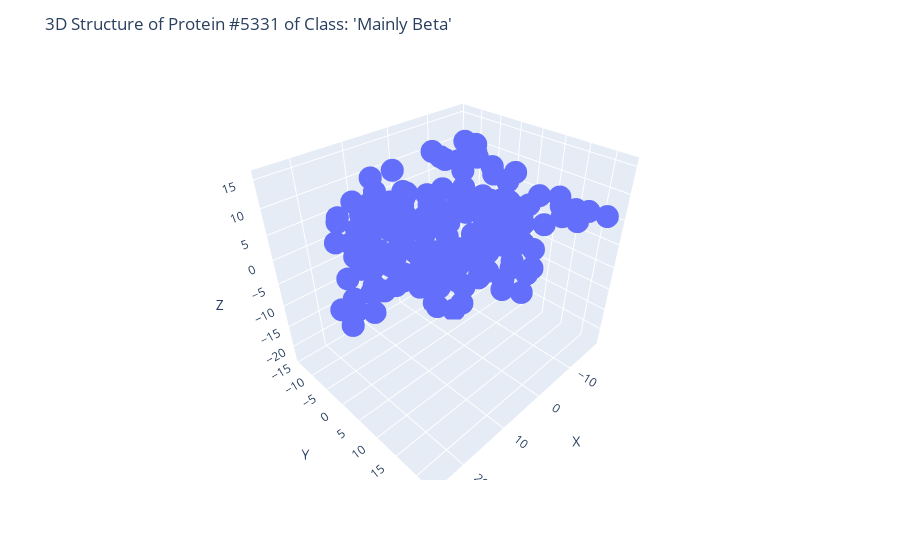

The cell this chart's notebook holds for it:
### Markdown cell above
# Plotting the Proteins

### Code cell
def plot_proteins(num_protein: int, protein_positions: np.ndarray, protein_lables: np.ndarray, predicted_label: np.ndarray = None):
    """
    Returns multiple figures, given the number of proteins as
    input. This function randomly selects original (x,y,z) coords
    from the data and plots the 3D structure, index #, and secondary
    protein class structure. 
    Args:
        num_protein (int): number of proteins to plot
        protein_positions (np.ndarray): (x,y,z) coords of protein 
        protein_lables (np.ndarray): Secondary structure label
        predicted_label (np.ndarray, optional): Predicted lables, defaults to None
    """
    class_types_str = ['Mainly Alpha', 'Mainly Beta', 'Alpha-Beta']

    protein_indices = [np.random.randint(0, len(protein_positions)) for _ in range(num_protein)]
    
    for protein_num in protein_indices:
        class_type_int = protein_lables[protein_num][0] - 1
        fig = px.scatter_3d(
            x=protein_positions[protein_num, :, 0],
            y=protein_positions[protein_num, :, 1],
            z=protein_positions[protein_num, :, 2],
        )

        if predicted_label is not None:
            predicted_label_index = predicted_label[protein_num]
            fig.update_layout(
                title=f"Predicted 3D Structure of Protein #{protein_num}: '{class_types_str[predicted_label_index]}' (True Class: '{class_types_str[class_type_int]})",
                scene=dict(
                    xaxis_title='X',
                    yaxis_title='Y',
                    zaxis_title='Z'
                )
            )                
        else:
            fig.update_layout(
                title=f"3D Structure of Protein #{protein_num} of Class: '{class_types_str[class_type_int]}'",
                scene=dict(
                    xaxis_title='X',
                    yaxis_title='Y',
                    zaxis_title='Z'
                )
            )

        fig.show()


plot_proteins(num_protein=1, protein_positions=protein_data['positions'], protein_lables=protein_data['labels'])

### Figure 1 — Plotly figure (JSON) as saved in the notebook; plotly's stock layout.template omitted (floating-point values rounded to 4 significant figures; data arrays with more than 128 entries replaced by an {"elided": "..."} marker saying what was removed)
{"data": [{"hovertemplate": "x=%{x}<br>y=%{y}<br>z=%{z}<extra></extra>", "legendgroup": "", "marker": {"color": "#636efa", "symbol": "circle"}, "mode": "markers", "name": "", "scene": "scene", "showlegend": false, "type": "scatter3d", "x": {"elided": "1202 float values"}, "y": {"elided": "1202 float values"}, "z": {"elided": "1202 float values"}}], "layout": {"legend": {"tracegroupgap": 0}, "margin": {"t": 60}, "scene": {"domain": {"x": [0, 1], "y": [0, 1]}, "xaxis": {"title": {"text": "X"}}, "yaxis": {"title": {"text": "Y"}}, "zaxis": {"title": {"text": "Z"}}}, "title": {"text": "3D Structure of Protein #5331 of Class: 'Mainly Beta'"}}}
